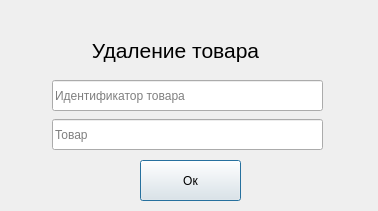
<?xml version="1.0" encoding="UTF-8"?>
<ui version="4.0">
 <class>Dialog_removeProduct_master</class>
 <widget class="QDialog" name="Dialog_removeProduct_master">
  <property name="geometry">
   <rect>
    <x>0</x>
    <y>0</y>
    <width>378</width>
    <height>211</height>
   </rect>
  </property>
  <property name="minimumSize">
   <size>
    <width>378</width>
    <height>211</height>
   </size>
  </property>
  <property name="maximumSize">
   <size>
    <width>378</width>
    <height>211</height>
   </size>
  </property>
  <property name="windowTitle">
   <string>Dialog</string>
  </property>
  <widget class="QPushButton" name="btn_remove_product">
   <property name="geometry">
    <rect>
     <x>140</x>
     <y>160</y>
     <width>101</width>
     <height>41</height>
    </rect>
   </property>
   <property name="text">
    <string>Ок</string>
   </property>
  </widget>
  <widget class="QLineEdit" name="le_product_id_for_delete">
   <property name="geometry">
    <rect>
     <x>52</x>
     <y>80</y>
     <width>271</width>
     <height>31</height>
    </rect>
   </property>
   <property name="placeholderText">
    <string>Идентификатор товара</string>
   </property>
  </widget>
  <widget class="QLineEdit" name="le_product_name_for_delete">
   <property name="geometry">
    <rect>
     <x>52</x>
     <y>119</y>
     <width>271</width>
     <height>31</height>
    </rect>
   </property>
   <property name="placeholderText">
    <string>Товар</string>
   </property>
  </widget>
  <widget class="QLabel" name="label">
   <property name="geometry">
    <rect>
     <x>40</x>
     <y>20</y>
     <width>271</width>
     <height>61</height>
    </rect>
   </property>
   <property name="font">
    <font>
     <pointsize>16</pointsize>
    </font>
   </property>
   <property name="text">
    <string>&lt;html&gt;&lt;head/&gt;&lt;body&gt;&lt;p align=&quot;center&quot;&gt;Удаление товара&lt;/p&gt;&lt;/body&gt;&lt;/html&gt;</string>
   </property>
  </widget>
 </widget>
 <resources/>
 <connections/>
</ui>
